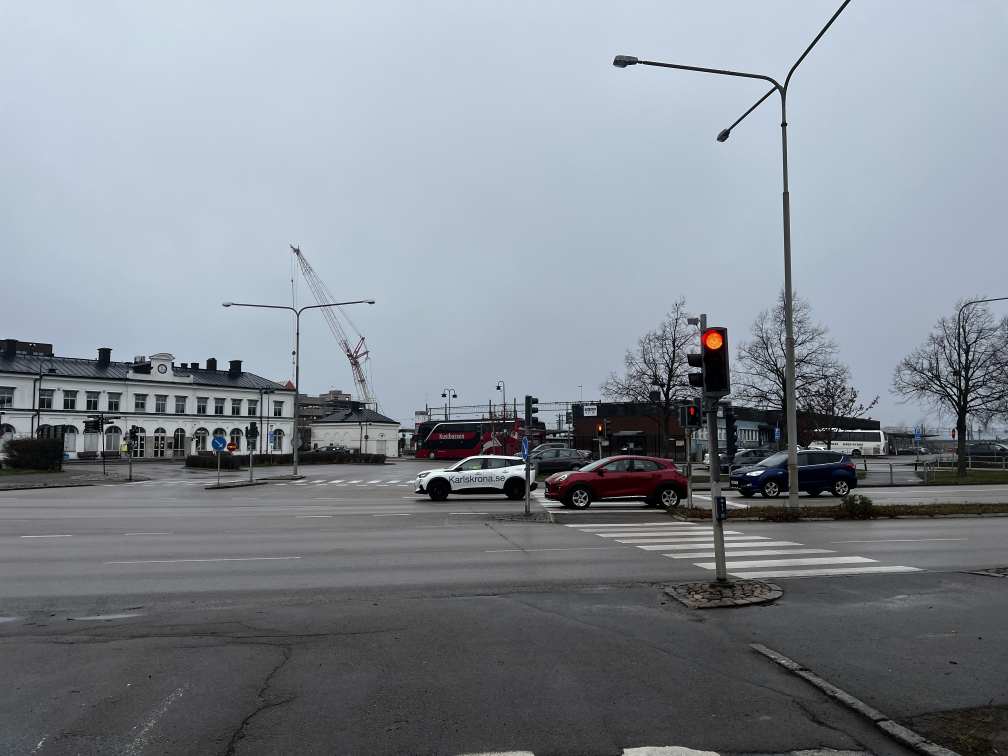
#> input picture Project/data/traffic_light_images_capured/img_1.jpg, 4032 x 3024 px (shown at 1/4 size)
$ python -i detection.py   (imports and definitions only)
#> lines starting #> are read from the running program, lines starting #| are printed output that depends on the picture; after the words box and inside, x2 and y2 are one past the last pixel; in counts of white or black regions, pixels touching at a corner belong together

##### Author - Nilesh Chopda

##### Project - Traffic Light Detection and Color Recognition using Tensorflow Object Detection API


### Import Important Libraries

import numpy as np
import os
import six.moves.urllib as urllib
import tarfile
import tensorflow as tf
from matplotlib import pyplot as plt
from PIL import Image
from os import path
from utils import label_map_util
from utils import visualization_utils as vis_util
import time
import cv2


### Function To Detect Red and Yellow Color
# Here,we are detecting only Red and Yellow colors for the traffic lights as we need to stop the car when it detects these colors.

def detect_red_and_yellow(img, Threshold=0.01):
    """
    detect red and yellow
    :param img:
    :param Threshold:
    :return:
    """
#> called with Threshold = 0.01

    desired_dim = (30, 90)  # width, height
    img = cv2.resize(np.array(img), desired_dim, interpolation=cv2.INTER_LINEAR)
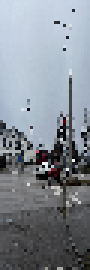
#> img: shape (90, 30, 3) (shown 3 times larger); mean of channels 0, 1, 2 131.1, 138, 146.2; drawn as R, G, B
    img_hsv = cv2.cvtColor(img, cv2.COLOR_RGB2HSV)
#> img_hsv: shape (90, 30, 3); mean H, S, V 94.3, 29.4, 146.8

    # lower mask (0-10)
    lower_red = np.array([0, 70, 50])
    upper_red = np.array([10, 255, 255])
    mask0 = cv2.inRange(img_hsv, lower_red, upper_red)
#> mask0: shape (90, 30); every value is 0

    # upper mask (170-180)
    lower_red1 = np.array([170, 70, 50])
    upper_red1 = np.array([180, 255, 255])
    mask1 = cv2.inRange(img_hsv, lower_red1, upper_red1)
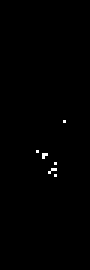
#> mask1: shape (90, 30) (shown 3 times larger); 0.37% white in thin lines or dots, all inside (x1, y1, x2, y2) = (12, 40, 22, 59)

    # defining the Range of yellow color
    lower_yellow = np.array([21, 39, 64])
    upper_yellow = np.array([40, 255, 255])
    mask2 = cv2.inRange(img_hsv, lower_yellow, upper_yellow)

    # red pixels' mask
    mask = mask0 + mask1 + mask2

    # Compare the percentage of red values
    rate = np.count_nonzero(mask) / (desired_dim[0] * desired_dim[1])
#> rate = 0.0037

    if rate > Threshold:
        return True
    else:
        return False


### Loading Image Into Numpy Array

# [163 lines left out: functions load_image_into_numpy_array, standardize_input, read_traffic_lights_object, plot_origin_image, detect_traffic_lights, not called in this run]


### Let's detect Traffic lights in test_images directory

# [13 lines not run here, left out]

>>> import cv2
>>> picture = cv2.cvtColor(cv2.imread('data/traffic_light_images_capured/img_1.jpg'), cv2.COLOR_BGR2RGB)
>>> result = detect_red_and_yellow(picture)
#> result = False
